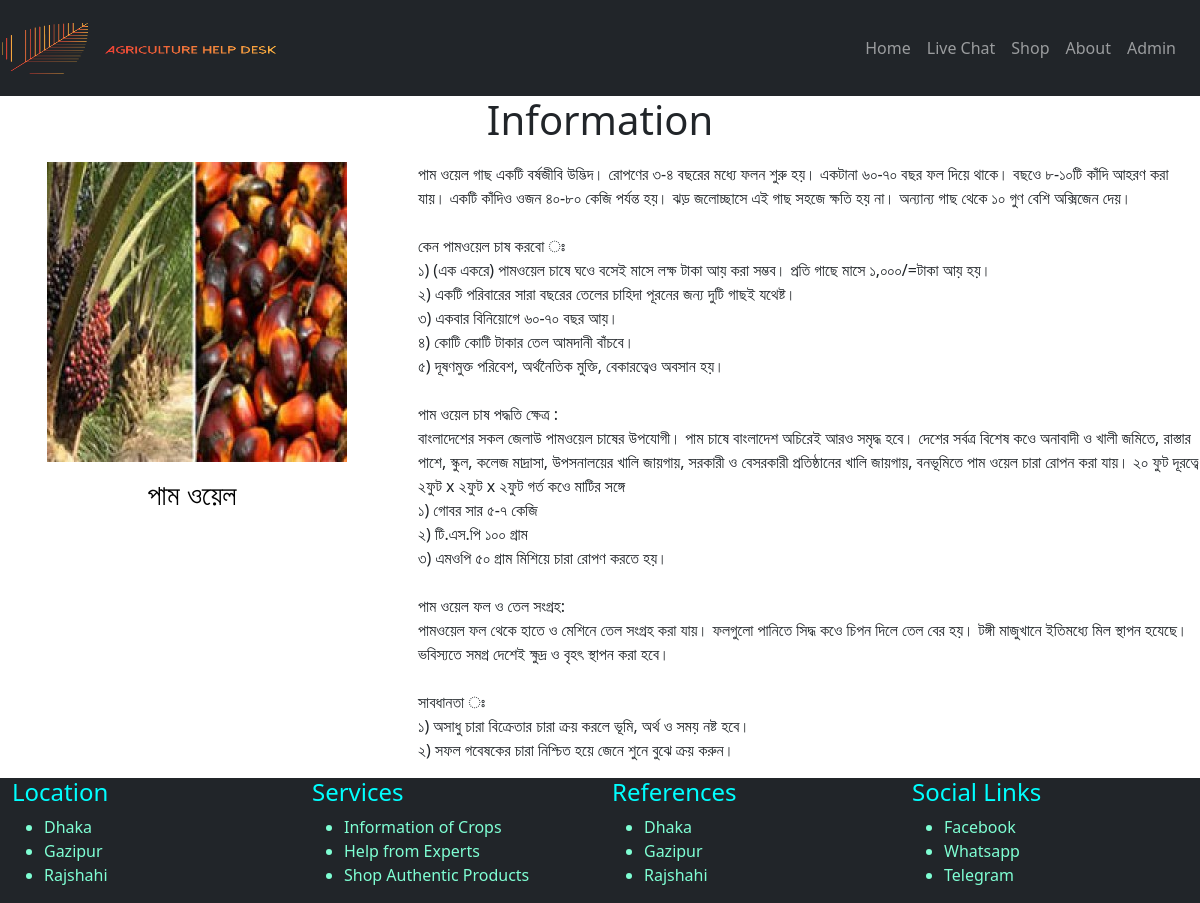
Screenshot of /home_det.php?id=1 with the database file from the repository.
### tables this page shows
CREATE TABLE `home` (
  `id` int(11) NOT NULL,
  `image` varchar(255) NOT NULL,
  `name` varchar(255) NOT NULL,
  `details` text NOT NULL
);

### home_det.php (the view, shortened to what this page needs)
<?php
include("./functions/header.php");
include_once("./functions/conn.php");
$id = "";
if (isset($_GET["id"])) {
    $id = $_GET["id"];
}
$sql_query = "SELECT * FROM home WHERE id=$id";
$result = $conn->query($sql_query);
?>
<div>
    <h1 align="center">Information</h1>
    <?php
    if ($result->num_rows > 0) {
        while ($row = $result->fetch_assoc()) {
    ?>
            <div class="row">
                <div class="col-md-4">
                    <p class="image">
                        <img src="<?php echo $row["image"] ?>" alt="<?php echo $row["name"] ?>">
                    <h3><?php echo $row["name"] ?></h3>
                    </p>
                </div>
                <div class="col-md-8">
                    <p>
                        <?php echo $row["details"] ?>
                    </p>
                </div>
            </div>
    <?php
        }
    }
    ?>
</div>
<?php
include("./functions/footer.php");
?>

### home_det.php (style rules this page uses)
.image { text-align: center; }
h3 { text-align: center; color: black; }
p { padding: 10px 0px 0px 10px; }

### rows the page displays
home: image (picture), name "পাম ওয়েল", details "পাম ওয়েল গাছ একটি বর্ষজীবি উদ্ভিদ। রোপণের ৩-৪ বছরের মধ্যে ফলন শুরু হয়। একটানা ৬০-৭০ বছর ফল দিয়ে থাকে। বছওে ৮-১০টি কাঁদি আহরণ করা যায়। একটি কাঁদিও ওজন ৪০-৮০ কেজি পর্যন্ত হয়। ঝড় জলোচ্ছাসে এই গাছ সহজে ক্ষতি হয় না। অন্যান্য গাছ থেকে ১০ গুণ বেশি অক্সিজেন দেয়। কেন পামওয়েল চাষ করবো ঃ ১) (এক একরে) পামওয়েল চাষে ঘওে বসেই মাসে লক্ষ টাকা আয় করা সম্ভব। প্রতি গাছে মাসে ১,০০০/=টাকা আয় হয়। ২) একটি পরিবারের সারা বছরের তেলের চাহিদা পূরনের জন্য দুটি গাছই যথেষ্ট। ৩) একবার বিনিয়োগে ৬০-৭০ বছর আয়। ৪) কোটি কোটি টাকার তেল আমদানী বাঁচবে। ৫) দূষণমুক্ত পরিবেশ, অর্থনৈতিক মুক্তি, বেকারত্বেও অবসান হয়। পাম ওয়েল চাষ পদ্ধতি ক্ষেত্র : বাংলাদেশের সকল জেলাউ পামওয়েল চাষের উপযোগী। পাম চাষে বাংলাদেশ অচিরেই আরও সমৃদ্ধ হবে। দেশের…"
